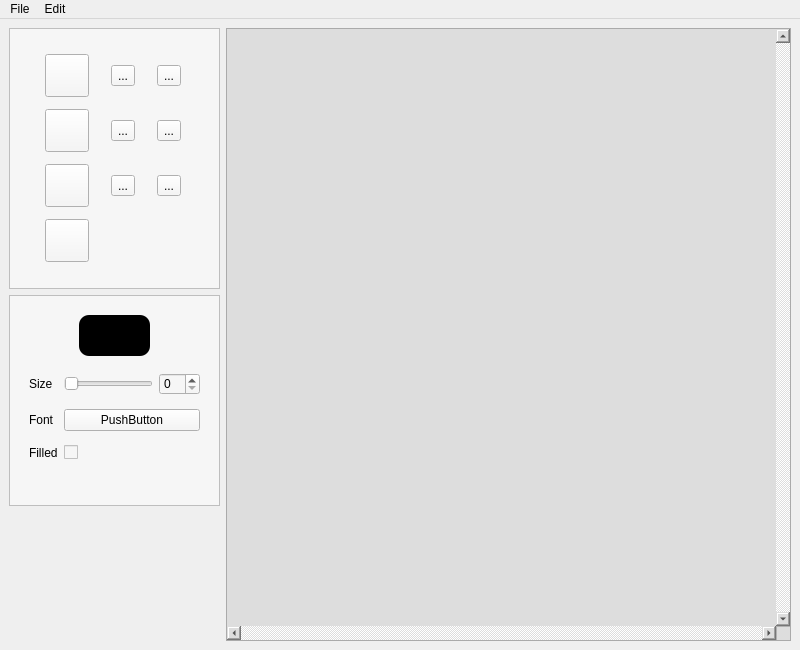
<?xml version="1.0" encoding="UTF-8"?>
<ui version="4.0">
 <class>MainWindow</class>
 <widget class="QMainWindow" name="MainWindow">
  <property name="windowModality">
   <enum>Qt::WindowModal</enum>
  </property>
  <property name="geometry">
   <rect>
    <x>0</x>
    <y>0</y>
    <width>800</width>
    <height>650</height>
   </rect>
  </property>
  <property name="minimumSize">
   <size>
    <width>800</width>
    <height>650</height>
   </size>
  </property>
  <property name="windowTitle">
   <string>Painter</string>
  </property>
  <property name="styleSheet">
   <string notr="true"/>
  </property>
  <property name="animated">
   <bool>true</bool>
  </property>
  <widget class="QWidget" name="centralwidget">
   <layout class="QHBoxLayout" name="horizontalLayout">
    <item>
     <layout class="QVBoxLayout" name="verticalLayout">
      <item>
       <widget class="QFrame" name="frame">
        <property name="sizePolicy">
         <sizepolicy hsizetype="Maximum" vsizetype="Maximum">
          <horstretch>0</horstretch>
          <verstretch>0</verstretch>
         </sizepolicy>
        </property>
        <property name="minimumSize">
         <size>
          <width>211</width>
          <height>261</height>
         </size>
        </property>
        <property name="styleSheet">
         <string notr="true">background-color: #f6f6f6;</string>
        </property>
        <property name="frameShape">
         <enum>QFrame::StyledPanel</enum>
        </property>
        <property name="frameShadow">
         <enum>QFrame::Raised</enum>
        </property>
        <widget class="QWidget" name="gridLayoutWidget">
         <property name="geometry">
          <rect>
           <x>20</x>
           <y>20</y>
           <width>171</width>
           <height>221</height>
          </rect>
         </property>
         <layout class="QGridLayout" name="gridLayout">
          <item row="0" column="0">
           <widget class="QToolButton" name="pencil_button">
            <property name="cursor">
             <cursorShape>PointingHandCursor</cursorShape>
            </property>
            <property name="toolTip">
             <string>&lt;html&gt;&lt;head/&gt;&lt;body&gt;&lt;p&gt;Pencil&lt;/p&gt;&lt;/body&gt;&lt;/html&gt;</string>
            </property>
            <property name="text">
             <string/>
            </property>
            <property name="icon">
             <iconset>
              <normaloff>icons/pencil.png</normaloff>icons/pencil.png</iconset>
            </property>
            <property name="iconSize">
             <size>
              <width>36</width>
              <height>36</height>
             </size>
            </property>
           </widget>
          </item>
          <item row="2" column="2">
           <widget class="QToolButton" name="oval_button">
            <property name="cursor">
             <cursorShape>PointingHandCursor</cursorShape>
            </property>
            <property name="acceptDrops">
             <bool>false</bool>
            </property>
            <property name="toolTip">
             <string>&lt;html&gt;&lt;head/&gt;&lt;body&gt;&lt;p&gt;Oval&lt;/p&gt;&lt;/body&gt;&lt;/html&gt;</string>
            </property>
            <property name="text">
             <string>...</string>
            </property>
            <property name="icon">
             <iconset>
              <normaloff>icons/layer-shape-ellipse.png</normaloff>icons/layer-shape-ellipse.png</iconset>
            </property>
            <property name="iconSize">
             <size>
              <width>36</width>
              <height>36</height>
             </size>
            </property>
           </widget>
          </item>
          <item row="0" column="2">
           <widget class="QToolButton" name="eraser_button">
            <property name="cursor">
             <cursorShape>PointingHandCursor</cursorShape>
            </property>
            <property name="toolTip">
             <string>&lt;html&gt;&lt;head/&gt;&lt;body&gt;&lt;p&gt;Eraser&lt;/p&gt;&lt;/body&gt;&lt;/html&gt;</string>
            </property>
            <property name="styleSheet">
             <string notr="true"/>
            </property>
            <property name="text">
             <string>...</string>
            </property>
            <property name="icon">
             <iconset>
              <normaloff>icons/eraser.png</normaloff>icons/eraser.png</iconset>
            </property>
            <property name="iconSize">
             <size>
              <width>36</width>
              <height>36</height>
             </size>
            </property>
           </widget>
          </item>
          <item row="1" column="2">
           <widget class="QToolButton" name="can_button">
            <property name="cursor">
             <cursorShape>PointingHandCursor</cursorShape>
            </property>
            <property name="toolTip">
             <string>&lt;html&gt;&lt;head/&gt;&lt;body&gt;&lt;p&gt;Can&lt;/p&gt;&lt;/body&gt;&lt;/html&gt;</string>
            </property>
            <property name="text">
             <string>...</string>
            </property>
            <property name="icon">
             <iconset>
              <normaloff>icons/paint-can.png</normaloff>icons/paint-can.png</iconset>
            </property>
            <property name="iconSize">
             <size>
              <width>36</width>
              <height>36</height>
             </size>
            </property>
           </widget>
          </item>
          <item row="2" column="0">
           <widget class="QToolButton" name="line_button">
            <property name="cursor">
             <cursorShape>PointingHandCursor</cursorShape>
            </property>
            <property name="toolTip">
             <string>&lt;html&gt;&lt;head/&gt;&lt;body&gt;&lt;p&gt;Line&lt;/p&gt;&lt;/body&gt;&lt;/html&gt;</string>
            </property>
            <property name="text">
             <string/>
            </property>
            <property name="icon">
             <iconset>
              <normaloff>icons/layer-shape-line.png</normaloff>icons/layer-shape-line.png</iconset>
            </property>
            <property name="iconSize">
             <size>
              <width>36</width>
              <height>36</height>
             </size>
            </property>
           </widget>
          </item>
          <item row="0" column="1">
           <widget class="QToolButton" name="brush_button">
            <property name="cursor">
             <cursorShape>PointingHandCursor</cursorShape>
            </property>
            <property name="toolTip">
             <string>&lt;html&gt;&lt;head/&gt;&lt;body&gt;&lt;p&gt;Brush&lt;/p&gt;&lt;/body&gt;&lt;/html&gt;</string>
            </property>
            <property name="text">
             <string>...</string>
            </property>
            <property name="icon">
             <iconset>
              <normaloff>icons/paint-brush.png</normaloff>icons/paint-brush.png</iconset>
            </property>
            <property name="iconSize">
             <size>
              <width>36</width>
              <height>36</height>
             </size>
            </property>
           </widget>
          </item>
          <item row="1" column="1">
           <widget class="QToolButton" name="spray_button">
            <property name="cursor">
             <cursorShape>PointingHandCursor</cursorShape>
            </property>
            <property name="toolTip">
             <string>&lt;html&gt;&lt;head/&gt;&lt;body&gt;&lt;p&gt;Spray&lt;/p&gt;&lt;/body&gt;&lt;/html&gt;</string>
            </property>
            <property name="text">
             <string>...</string>
            </property>
            <property name="icon">
             <iconset>
              <normaloff>icons/spray.png</normaloff>icons/spray.png</iconset>
            </property>
            <property name="iconSize">
             <size>
              <width>36</width>
              <height>36</height>
             </size>
            </property>
           </widget>
          </item>
          <item row="1" column="0">
           <widget class="QToolButton" name="pipette_button">
            <property name="cursor">
             <cursorShape>PointingHandCursor</cursorShape>
            </property>
            <property name="toolTip">
             <string>&lt;html&gt;&lt;head/&gt;&lt;body&gt;&lt;p&gt;Pipette&lt;/p&gt;&lt;/body&gt;&lt;/html&gt;</string>
            </property>
            <property name="text">
             <string/>
            </property>
            <property name="icon">
             <iconset>
              <normaloff>icons/pipette.png</normaloff>icons/pipette.png</iconset>
            </property>
            <property name="iconSize">
             <size>
              <width>36</width>
              <height>36</height>
             </size>
            </property>
           </widget>
          </item>
          <item row="2" column="1">
           <widget class="QToolButton" name="rect_button">
            <property name="cursor">
             <cursorShape>PointingHandCursor</cursorShape>
            </property>
            <property name="toolTip">
             <string>&lt;html&gt;&lt;head/&gt;&lt;body&gt;&lt;p&gt;Rectangle&lt;/p&gt;&lt;/body&gt;&lt;/html&gt;</string>
            </property>
            <property name="text">
             <string>...</string>
            </property>
            <property name="icon">
             <iconset>
              <normaloff>icons/layer-shape.png</normaloff>icons/layer-shape.png</iconset>
            </property>
            <property name="iconSize">
             <size>
              <width>36</width>
              <height>36</height>
             </size>
            </property>
           </widget>
          </item>
          <item row="3" column="0">
           <widget class="QToolButton" name="text_button">
            <property name="cursor">
             <cursorShape>PointingHandCursor</cursorShape>
            </property>
            <property name="toolTip">
             <string>&lt;html&gt;&lt;head/&gt;&lt;body&gt;&lt;p&gt;Text&lt;/p&gt;&lt;/body&gt;&lt;/html&gt;</string>
            </property>
            <property name="text">
             <string/>
            </property>
            <property name="icon">
             <iconset>
              <normaloff>icons/edit.png</normaloff>icons/edit.png</iconset>
            </property>
            <property name="iconSize">
             <size>
              <width>36</width>
              <height>36</height>
             </size>
            </property>
           </widget>
          </item>
         </layout>
        </widget>
       </widget>
      </item>
      <item>
       <widget class="QFrame" name="frame_2">
        <property name="sizePolicy">
         <sizepolicy hsizetype="Maximum" vsizetype="Maximum">
          <horstretch>0</horstretch>
          <verstretch>0</verstretch>
         </sizepolicy>
        </property>
        <property name="minimumSize">
         <size>
          <width>211</width>
          <height>211</height>
         </size>
        </property>
        <property name="styleSheet">
         <string notr="true">background-color: #f6f6f6;</string>
        </property>
        <property name="frameShape">
         <enum>QFrame::StyledPanel</enum>
        </property>
        <property name="frameShadow">
         <enum>QFrame::Raised</enum>
        </property>
        <widget class="QToolButton" name="color_button">
         <property name="geometry">
          <rect>
           <x>70</x>
           <y>20</y>
           <width>71</width>
           <height>41</height>
          </rect>
         </property>
         <property name="cursor">
          <cursorShape>PointingHandCursor</cursorShape>
         </property>
         <property name="autoFillBackground">
          <bool>false</bool>
         </property>
         <property name="styleSheet">
          <string notr="true">background-color: #000;
border-radius: 10px;</string>
         </property>
         <property name="text">
          <string/>
         </property>
        </widget>
        <widget class="QWidget" name="gridLayoutWidget_2">
         <property name="geometry">
          <rect>
           <x>20</x>
           <y>70</y>
           <width>171</width>
           <height>104</height>
          </rect>
         </property>
         <layout class="QGridLayout" name="gridLayout_2">
          <item row="0" column="0">
           <widget class="QLabel" name="label">
            <property name="text">
             <string>Size</string>
            </property>
           </widget>
          </item>
          <item row="1" column="0">
           <widget class="QLabel" name="label_3">
            <property name="text">
             <string>Font</string>
            </property>
           </widget>
          </item>
          <item row="0" column="1">
           <widget class="QSlider" name="size_slider">
            <property name="orientation">
             <enum>Qt::Horizontal</enum>
            </property>
           </widget>
          </item>
          <item row="2" column="0">
           <widget class="QLabel" name="label_2">
            <property name="text">
             <string>Filled</string>
            </property>
           </widget>
          </item>
          <item row="0" column="2">
           <widget class="QSpinBox" name="size_spin"/>
          </item>
          <item row="2" column="1" colspan="2">
           <widget class="QCheckBox" name="filled_check">
            <property name="text">
             <string/>
            </property>
           </widget>
          </item>
          <item row="1" column="1" colspan="2">
           <widget class="QPushButton" name="font_button">
            <property name="text">
             <string>PushButton</string>
            </property>
           </widget>
          </item>
         </layout>
        </widget>
       </widget>
      </item>
      <item>
       <spacer name="verticalSpacer">
        <property name="orientation">
         <enum>Qt::Vertical</enum>
        </property>
        <property name="sizeHint" stdset="0">
         <size>
          <width>20</width>
          <height>40</height>
         </size>
        </property>
       </spacer>
      </item>
     </layout>
    </item>
    <item>
     <widget class="QGraphicsView" name="graphicsView">
      <property name="styleSheet">
       <string notr="true">background-color: #ddd;</string>
      </property>
      <property name="verticalScrollBarPolicy">
       <enum>Qt::ScrollBarAlwaysOn</enum>
      </property>
      <property name="horizontalScrollBarPolicy">
       <enum>Qt::ScrollBarAlwaysOn</enum>
      </property>
     </widget>
    </item>
   </layout>
  </widget>
  <widget class="QMenuBar" name="menubar">
   <property name="geometry">
    <rect>
     <x>0</x>
     <y>0</y>
     <width>800</width>
     <height>22</height>
    </rect>
   </property>
   <widget class="QMenu" name="menuFile">
    <property name="title">
     <string>File</string>
    </property>
    <addaction name="actionNew"/>
    <addaction name="actionOpen"/>
    <addaction name="actionClose"/>
    <addaction name="separator"/>
    <addaction name="actionSave_As"/>
    <addaction name="actionSave"/>
   </widget>
   <widget class="QMenu" name="menuEdit">
    <property name="title">
     <string>Edit</string>
    </property>
    <addaction name="actionUndo"/>
    <addaction name="actionRedo"/>
    <addaction name="separator"/>
    <addaction name="actionZoom_In"/>
    <addaction name="actionZoom_Out"/>
   </widget>
   <addaction name="menuFile"/>
   <addaction name="menuEdit"/>
  </widget>
  <action name="actionNew">
   <property name="text">
    <string>New</string>
   </property>
   <property name="shortcut">
    <string>Ctrl+N</string>
   </property>
  </action>
  <action name="actionOpen">
   <property name="text">
    <string>Open</string>
   </property>
   <property name="shortcut">
    <string>Ctrl+O</string>
   </property>
  </action>
  <action name="actionSave_As">
   <property name="text">
    <string>Save As</string>
   </property>
   <property name="shortcut">
    <string>Ctrl+Shift+S</string>
   </property>
  </action>
  <action name="actionSave">
   <property name="text">
    <string>Save</string>
   </property>
   <property name="shortcut">
    <string>Ctrl+S</string>
   </property>
  </action>
  <action name="actionUndo">
   <property name="text">
    <string>Undo</string>
   </property>
   <property name="shortcut">
    <string>Ctrl+Z</string>
   </property>
  </action>
  <action name="actionRedo">
   <property name="text">
    <string>Redo</string>
   </property>
   <property name="shortcut">
    <string>Ctrl+Shift+Z</string>
   </property>
  </action>
  <action name="actionZoom_In">
   <property name="text">
    <string>Zoom In</string>
   </property>
   <property name="shortcut">
    <string>Ctrl+=</string>
   </property>
  </action>
  <action name="actionZoom_Out">
   <property name="text">
    <string>Zoom Out</string>
   </property>
   <property name="shortcut">
    <string>Ctrl+-</string>
   </property>
  </action>
  <action name="actionClose">
   <property name="text">
    <string>Close</string>
   </property>
   <property name="shortcut">
    <string>Ctrl+W</string>
   </property>
  </action>
 </widget>
 <resources/>
 <connections/>
</ui>
